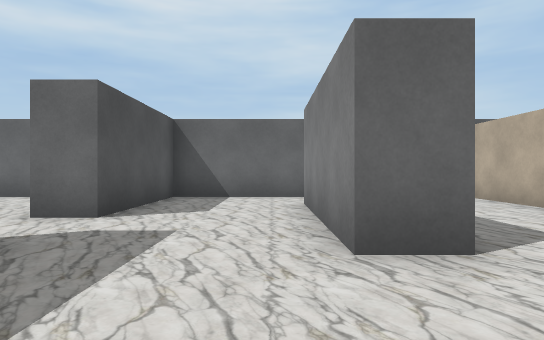
view 1 (above)

12 first-person views from a walk through a Unity game level. The camera is 1.3 m above the floor, looks level and sees 75° across. The floor is counted in squares, 2.01 m on a side. Each view is taken from the middle of a square. On the plan, view 1 faces up. The plan holds only what a view shows up to about 10 squares ahead; the rest is blank. The place goes on beyond the plan. The player is left out. Some animated figures are left out. Door leaves are left out, so doorways stand open. Some surface patterns are stand-ins.

view 2
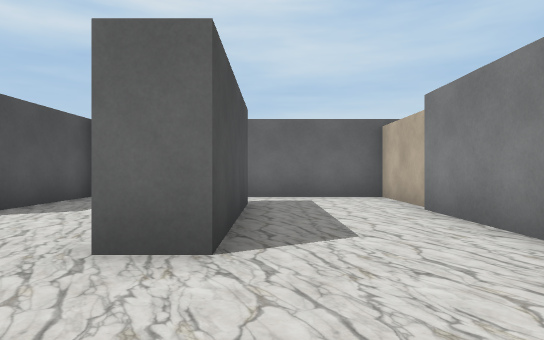

view 3
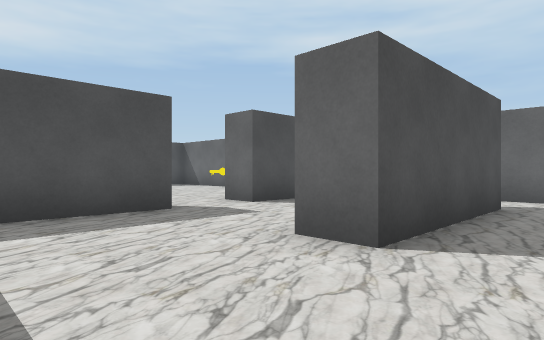

view 4
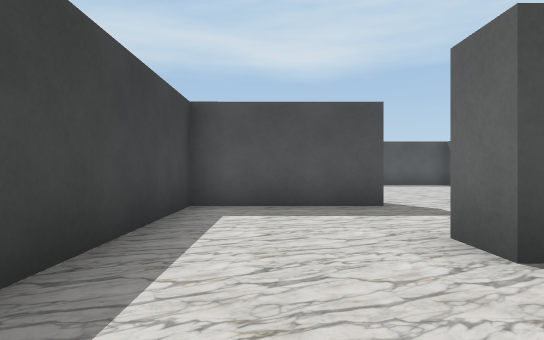

view 5
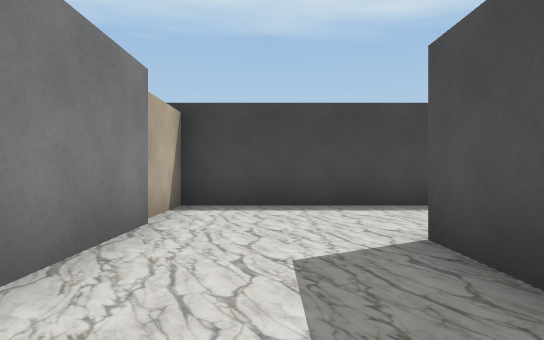

view 6
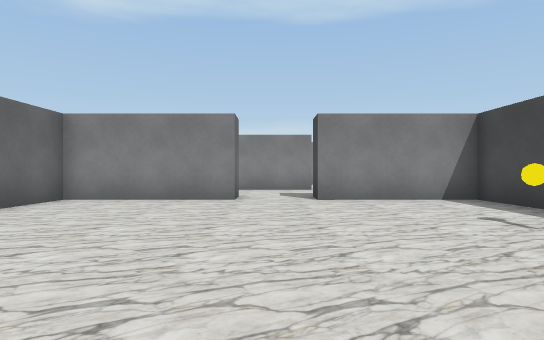

view 7
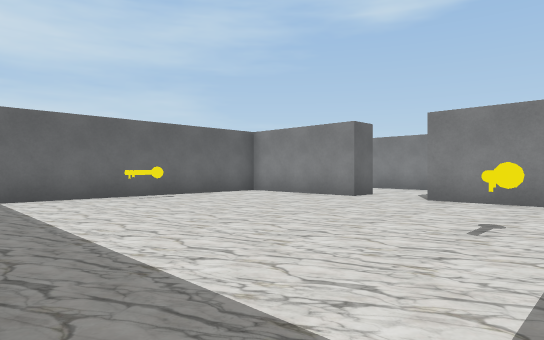

view 8
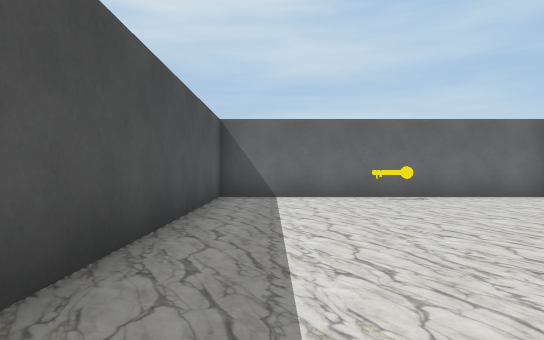

view 9
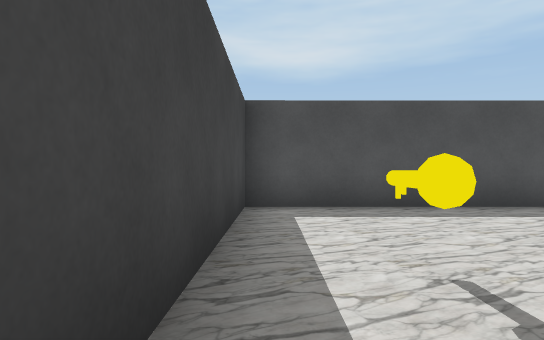

view 10
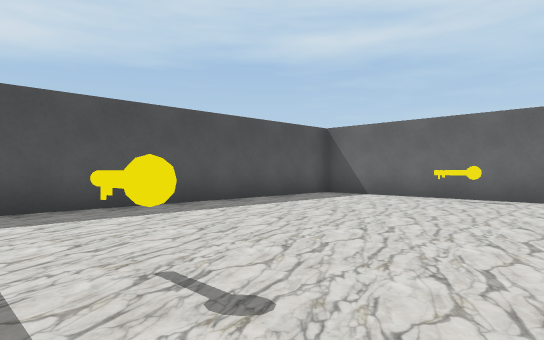

view 11
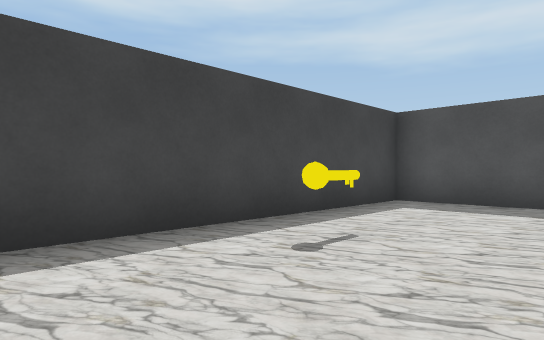

view 12
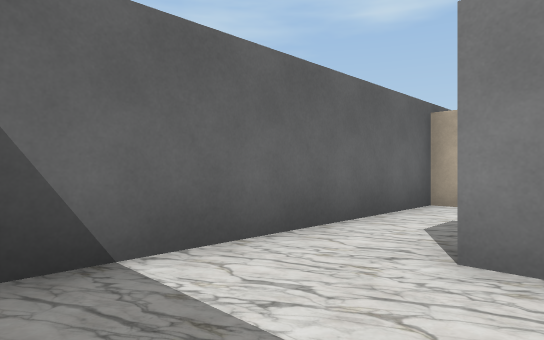

### Floor plan
Points are (right, up) in squares from view 1. A wall is a line through its corners. A room is listed if a view was taken in it or the views show most of it. See-through windows are left out.
Room 1 (views 1, 2, 3, 4, 5, 12)
walls: (-2.4, 3) (-2.4, -0.5) (4.5, -0.5) (4.5, 1.4); (1.5, 6.9) (1.5, 2.7) (0.6, 2.7) (0.6, 6.9); (4.5, 1.6) (4.5, 5.9); (4.7, 6) (4.7, 8.5) (-2.4, 8.5) (-2.4, 4.8)
ways out: open door at (-3, 4) to room 2
Room 2 (views 6, 7, 8, 9, 10, 11)
walls: (-3.3, 4.8) (-3.3, 8.5) (-11.3, 8.5) (-11.2, -0.5) (-3.3, -0.5) (-3.3, 3)
ways out: open door at (-3, 4) to room 1
objects: key (-7, 1); key (-7, 8)

Positions as (right, up) in squares from view 1, and headings:
1: (0, 0), facing up
2: (2, 0), facing up
3: (3, 0), facing up-left
4: (4, 1), facing left
5: (3, 6), facing down
6: (-11, 4), facing right
7: (-11, 0), facing up-right
8: (-10, 0), facing up
9: (-5, 0), facing left
10: (-5, 0), facing up-left
11: (-4, 3), facing down-left
12: (-2, 6), facing up-right
